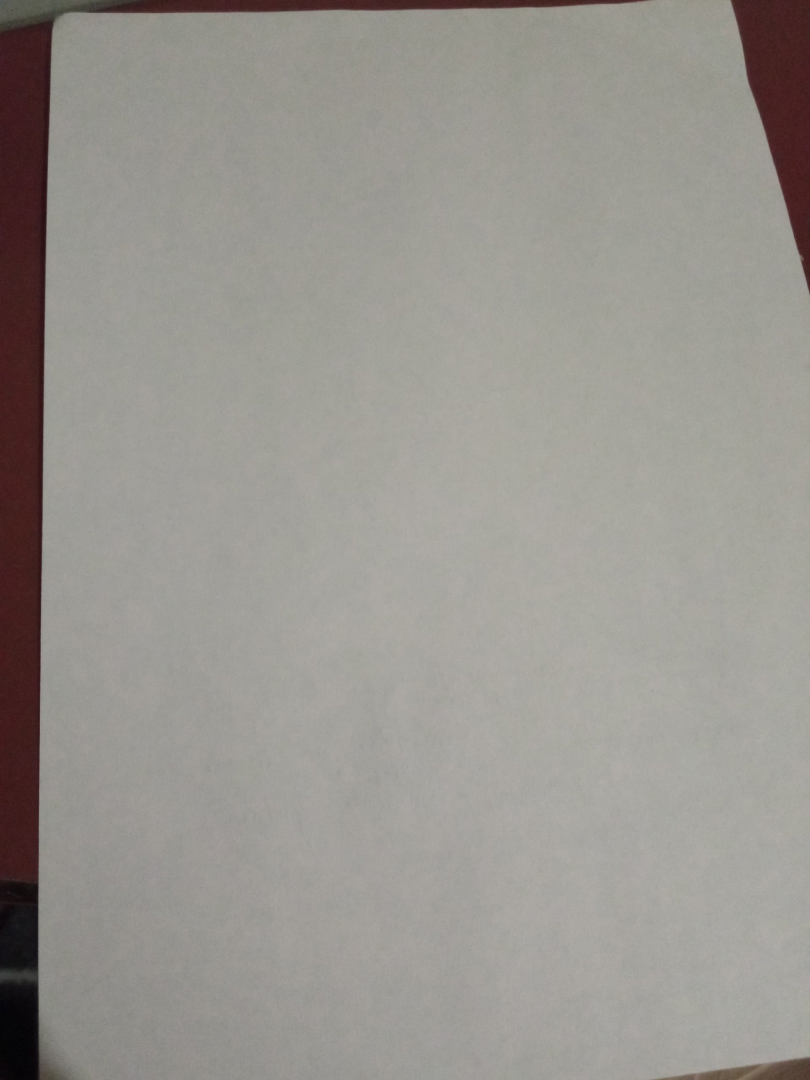
#> input picture compvis/-0.3.jpg, 1620 x 2160 px, found by its file name (shown at 1/2 size); its folder holds only this picture in this run
$ jupyter execute CompVis1.ipynb
#> lines starting #> are read from the running program, lines starting #| are printed output that depends on the picture; long printed decimals are rounded
[cell 1]
import os
import cv2
import numpy as np
from matplotlib import pyplot as plt

[cell 2]
from google.colab import drive
drive.mount('/content/gdrive')

[cell 3]
def avg_brightness(name, left_bound, right_bound, bottom_bound, top_bound):
#> called with name = '/content/drive/MyDrive/compvis/-0.3.jpg', left_bound = 1000, right_bound = 1080, bottom_bound = 600, top_bound = 680
  img = cv2.imread(name, cv2.IMREAD_GRAYSCALE) # Считываем изображение в черно-белом формате
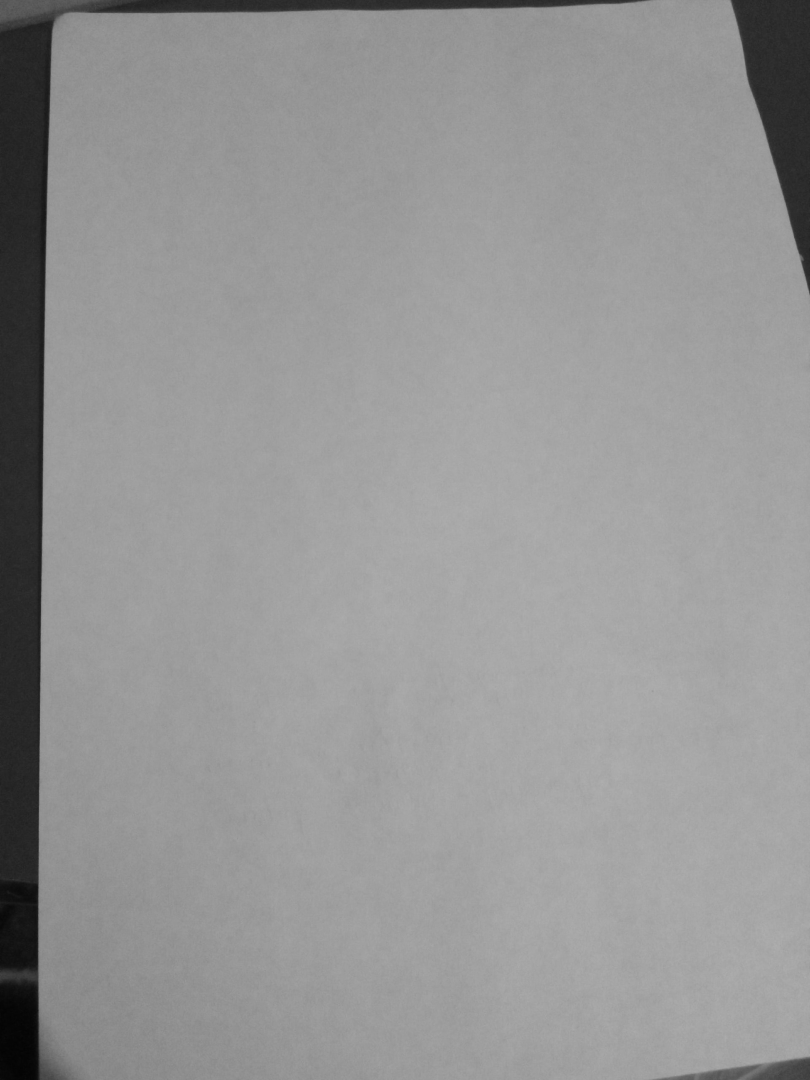
#> img: shape (2160, 1620) (shown at 1/2 size); min 2, max 176, mean 149.5

  crop_img = img[bottom_bound:top_bound, left_bound:right_bound]

  crop_bright = 0
  for i in range(crop_img.shape[0]):
    for j in range(crop_img.shape[1]):
      crop_bright += crop_img[i, j]
#> after the loop, crop_bright = 1042114
  return crop_bright / crop_img.shape[0] * crop_img.shape[1]

ev = []
avg_bright = []
dir = '/content/drive/MyDrive/compvis/'
for filename in os.listdir(dir):
  ev_i = float(filename[: -len('.jpg')])
  ev.append(ev_i)
  avg_bright.append(avg_brightness(dir + filename, 1000, 1080, 600, 680))


print(ev)
print(np.log2(avg_bright))
#| [19.991]
plt.scatter(ev, np.log2(avg_bright))
plt.xlabel('Значения экспозиции')
plt.ylabel('Средняя яркость по логарифму2')
plt.grid()
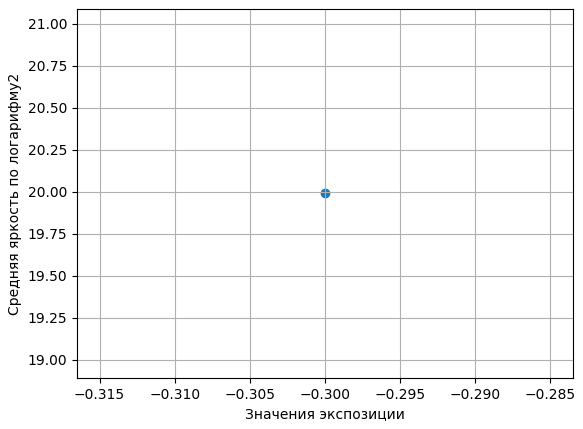
#> figure drawn by matplotlib, 1 panel
